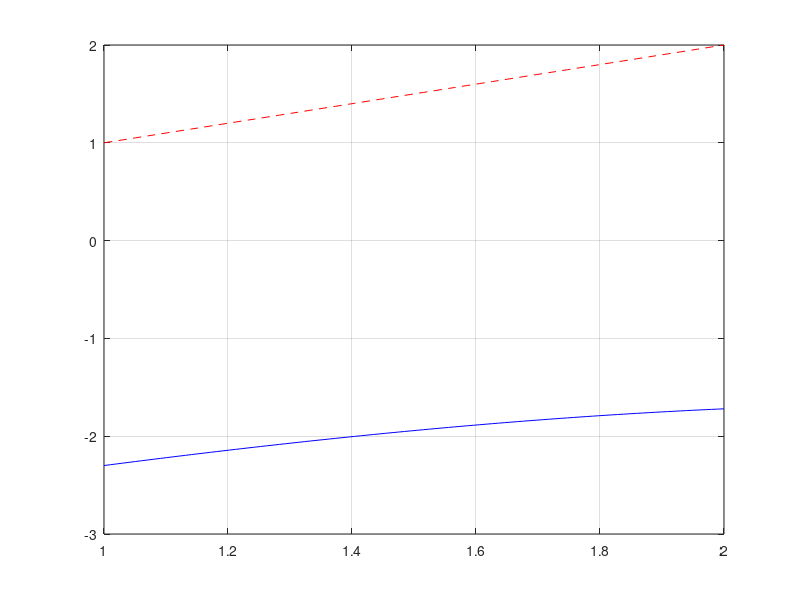

This chart was generated by the following MATLAB code:

# Aula 7 - Ponto Fixo

g = @(x) cos(x);
xx = linspace(0.5,1);
#plot(xx, g(xx), 'b-', xx, xx, 'r--');grid

# Iteração do ponto fixo
x = 0.75
x = cos(x)
x = cos(x)
x = cos(x)
x = cos(x)
x = cos(x)
x = cos(x)
x = cos(x)
x = cos(x)
x = cos(x)
x = cos(x)
x = cos(x)
x = cos(x)
x = cos(x)
x = cos(x)
x = cos(x)
x = cos(x)
x = cos(x)
x = cos(x)
x = cos(x)
x = cos(x)
x = cos(x)
x = cos(x)
x = cos(x)
x = cos(x)
x = cos(x)

# Exemplo
g = @(x) x.^3 + 4*x.^2-10+x;
xx = linspace(1, 2);
#plot(xx, g(xx), 'b-', xx, xx, 'r--');grid 

x = 1.4
x = g(x)
x = g(x)
x = g(x)
x = g(x)
x = g(x)
x = g(x)
x = g(x)
x = g(x)


g = @(x) (4*x.^2-10)./(-x.^2);
xx = linspace(1, 2);
#plot(xx, g(xx), 'b-', xx, xx, 'r--');grid 

x = 1.4
x = g(x)
x = g(x)
x = g(x)
x = g(x)
x = g(x)
x = g(x)
x = g(x)


g = @(x) 10./(x.^2+4*x);
xx = linspace(1, 2);
#plot(xx, g(xx), 'b-', xx, xx, 'r--');grid 

x = 1.4
x = g(x)
x = g(x)
x = g(x)
x = g(x)


g = @(x) sqrt(10./(x+4));
xx = linspace(1, 2);
#plot(xx, g(xx), 'b-', xx, xx, 'r--');grid

x = 1.4
x = g(x)
x = g(x)
x = g(x)
x = g(x)

g = @(x) (x-x.^4*x.^2-10)./(3*x.^2+8*x);
xx = linspace(1, 2);
#plot(xx, g(xx), 'b-', xx, xx, 'r--');grid

x = 1.4
x = g(x)
x = g(x)


g = @(x) x-0.06*(x.^3+4*x.^2-10);
xx = linspace(1, 2);
#plot(xx, g(xx), 'b-', xx, xx, 'r--');grid

x = 1.4
x = g(x)
x = g(x)

#Exemplo 2
f = @(x) x.^3+4*4.^2-10;
alpha = 0.06;
g = @(x) x - alpha*f(x);
xx = linspace(1, 2);
plot(xx, g(xx), 'b-', xx, xx, 'r--');grid